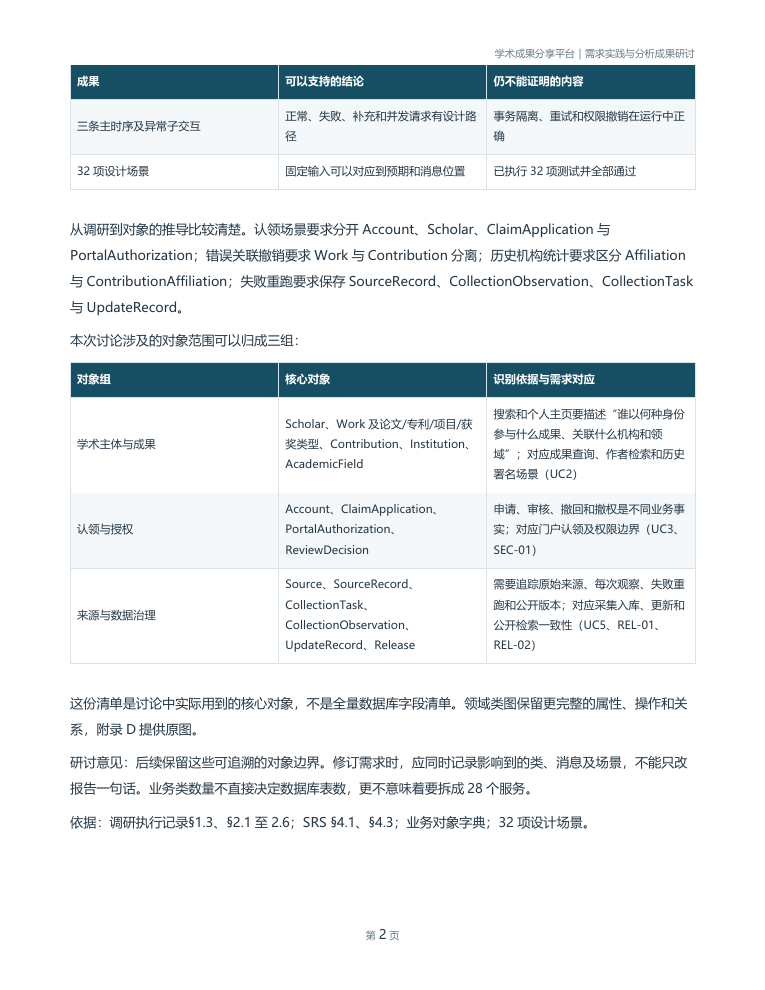
#> input picture .report-build/seminar/last-02.png, 765 x 990 px; its folder holds 4 pictures in this run
$ python qafinal.py
#> lines starting #> are read from the running program, lines starting #| are printed output that depends on the picture
from pathlib import Path
from PIL import Image,ImageDraw
from pypdf import PdfReader
p=Path('.report-build/seminar'); fs=sorted(p.glob('last-*.png')); cards=[]
for f in fs:
 im=Image.open(f).convert('RGB'); im.thumbnail((306,396)); c=Image.new('RGB',(320,424),'white'); c.paste(im,((320-im.width)//2,10)); ImageDraw.Draw(c).text((8,402),f.stem,fill='black'); cards.append(c)
#> further down, im is the input picture: PIL image 765x990 RGB; mean R, G, B 233.1, 237.2, 239.1
#> after `im.thumbnail((306, 396))`:
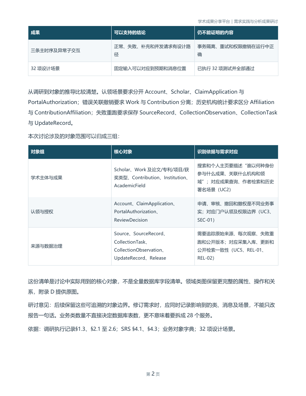
#> im: PIL image 306x396 RGB; mean R, G, B 232.9, 237.1, 239
#> after `c = Image.new('RGB', (320, 424), 'white')`: c: PIL image 320x424 RGB; every value is 255
#> after `c.paste(im, ((320 - im.width) // 2, 10))`:
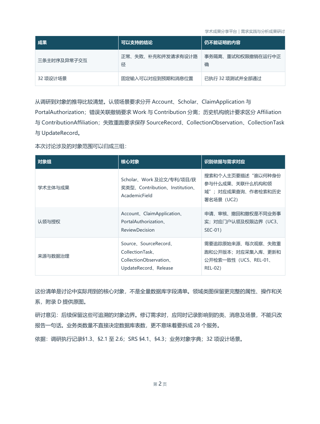
#> c: PIL image 320x424 RGB; mean R, G, B 235.2, 239, 240.7
#> pass 2 of the loop `for f in fs:`:
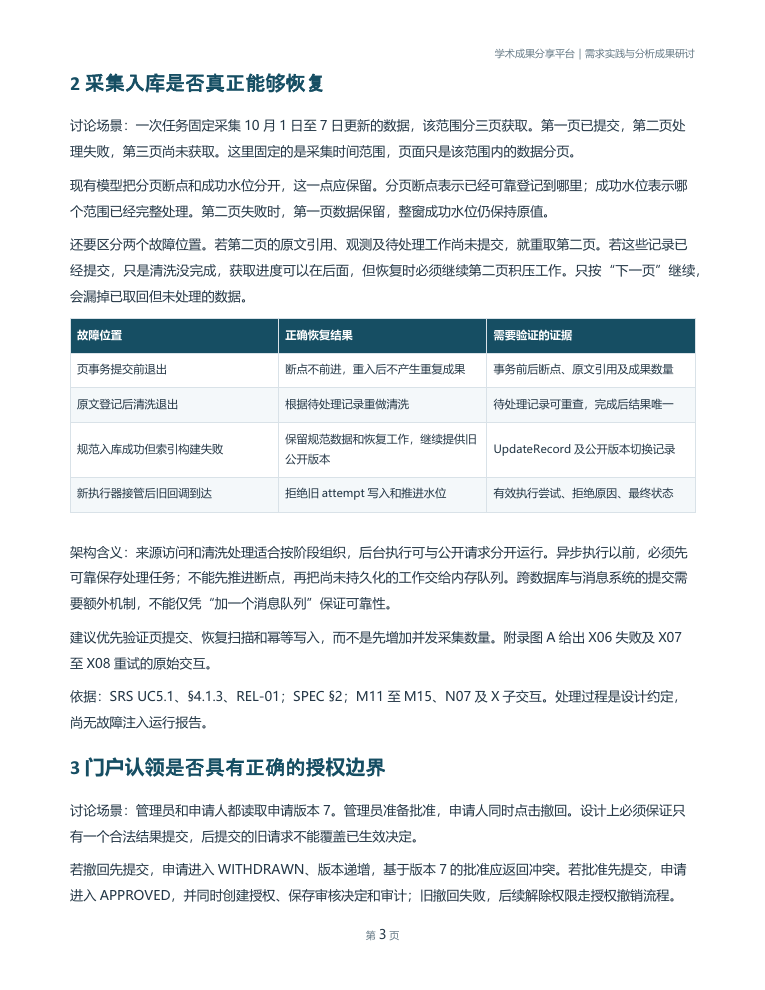
#> input picture .report-build/seminar/last-03.png, 765 x 990 px
#> im is the input picture: PIL image 765x990 RGB; mean R, G, B 235, 238.1, 239.8
#> `im.thumbnail((306, 396))`:
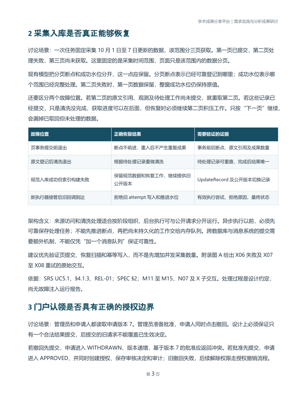
#> im: PIL image 306x396 RGB; mean R, G, B 234.7, 237.9, 239.5
#> `c.paste(im, ((320 - im.width) // 2, 10))`:
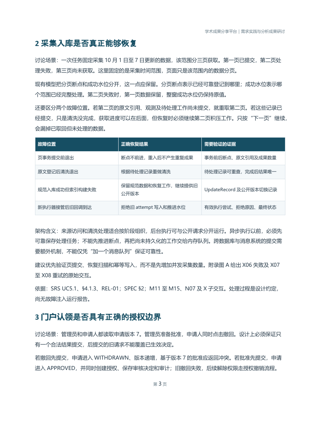
#> c: PIL image 320x424 RGB; mean R, G, B 236.9, 239.7, 241.2
#> pass 3 of the loop `for f in fs:`:
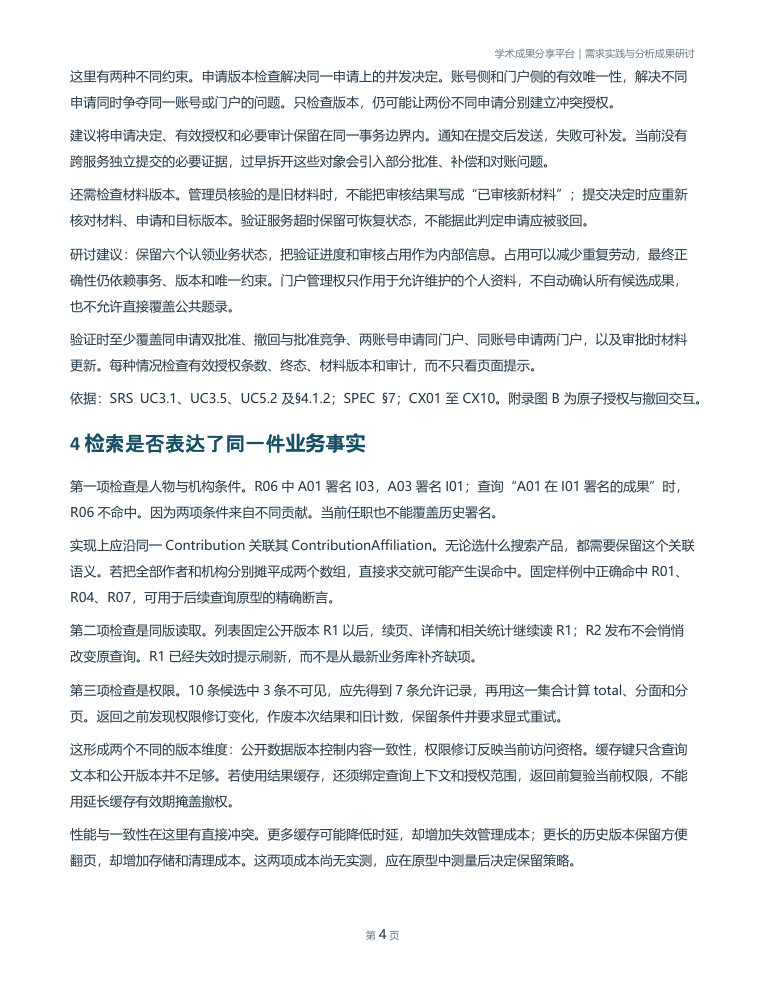
#> input picture .report-build/seminar/last-04.png, 765 x 990 px
#> im is the input picture: PIL image 765x990 RGB; mean R, G, B 239.3, 240.8, 241.9
#> `im.thumbnail((306, 396))`:
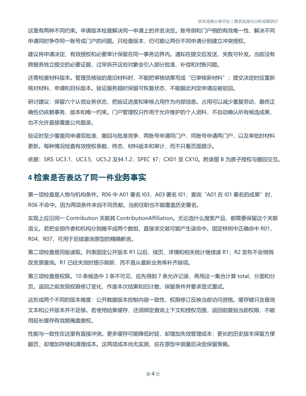
#> im: PIL image 306x396 RGB; mean R, G, B 239, 240.5, 241.6
#> `c.paste(im, ((320 - im.width) // 2, 10))`:
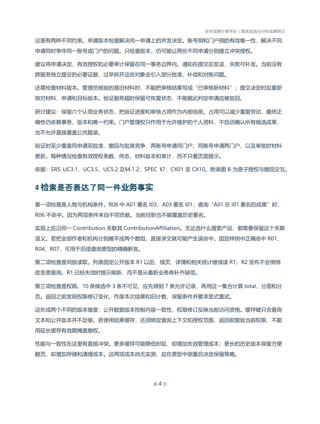
#> c: PIL image 320x424 RGB; mean R, G, B 240.7, 242, 243
#> the loop made 4 passes; the first 3 are shown
for bn,start in enumerate(range(0,len(cards),9),1):
 sh=Image.new('RGB',(960,1272),(220,225,230))
 for j,c in enumerate(cards[start:start+9]): sh.paste(c,((j%3)*320,(j//3)*424))
 sh.save(p/f'contact-last-{bn}.png')
#> this loop made 1 pass
#> pass 1, `sh=Image.new('RGB',(960,1272),(220,225,230))`:
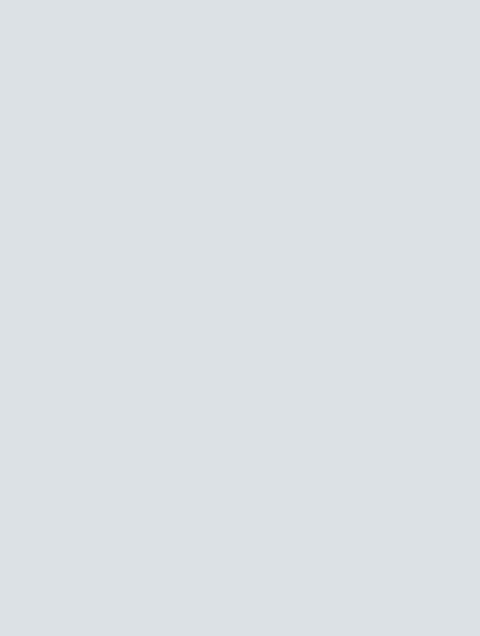
#> sh: PIL image 960x1272 RGB (shown at 1/2 size); mean R, G, B 220, 225, 230
#> pass 1, `sh.save(p/f'contact-last-{bn}.png')`:
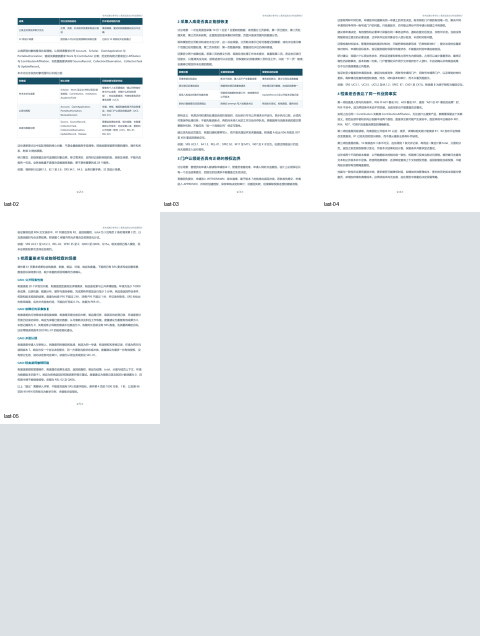
#> saved as contact-last-1.png: PIL image 960x1272 RGB (shown at 1/2 size); mean R, G, B 228.3, 232.1, 235.4
#> after the loop:
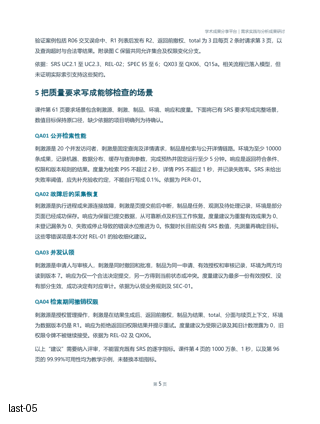
#> c: PIL image 320x424 RGB; mean R, G, B 242, 243.5, 244.5
#> (the run stopped early here; a loop or call above may not have finished)
